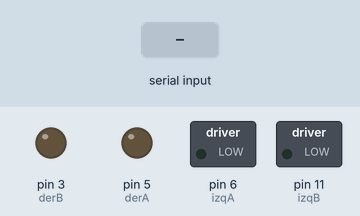
This sketch was run on a simulated Arduino Uno, built with avr-gcc and run on an emulated ATmega328P. Shown: switched loads named in the sketch (green lamp = pin HIGH), output pins drawn as LEDs (lit = HIGH). The test bench sets the inputs (shaded band).

Above: at 1.2 s.
1.3 s: "a" received over Serial
At 1.8 s:
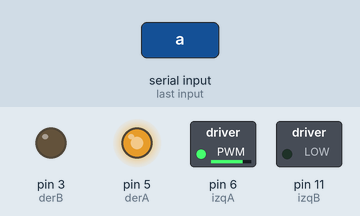
2.8 s: "b" received over Serial
At 4.0 s:
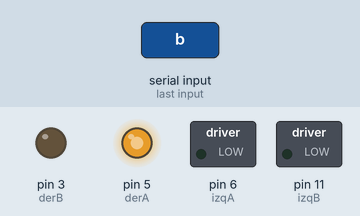
4.3 s: "d" received over Serial
At 5.2 s:
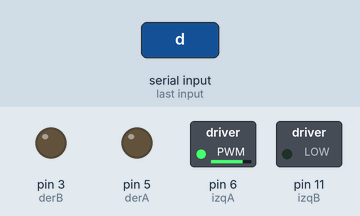
5.8 s: "e" received over Serial
At 6.4 s:
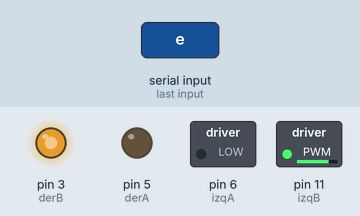
Timing chart, 0 to 8.3 s (numbered marks = the images above; inputs shaded):
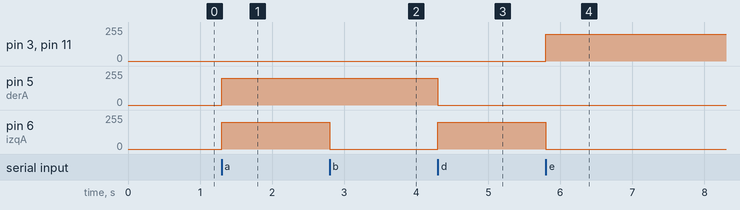

Measured:
- after the input at 1.3 s, pin 5 (derA), pin 6 (izqA): 0/255 → 200/255 at once
- after the input at 2.8 s, pin 6 (izqA): 200/255 → 0/255 at once
- after the input at 4.3 s, pin 5 (derA): 200/255 → 0/255 at once; pin 6 (izqA): 0/255 → 200/255 at once
- after the input at 5.8 s, pin 3 (derB), pin 11 (izqB): 0/255 → 200/255 at once; pin 6 (izqA): 200/255 → 0/255 at once

The sketch:

CarroControl.ino
```cpp
int izqA = 6;
int izqB = 11;
int derA = 5;
int derB = 3;
int vel = 200;            // Velocidad .de los motores (0-255)
int estado = 'c';         // inicia detenido

void setup()  {
  Serial.begin(9600);    // inicia el puerto serial para comunicacion con el Bluetooth
  pinMode(derA, OUTPUT);
  pinMode(derB, OUTPUT);
  pinMode(izqA, OUTPUT);
  pinMode(izqB, OUTPUT);
}

void loop()  {
  if(Serial.available()>0){        // lee el bluetooth y almacena en estado
    estado = Serial.read();
  }
    if(estado=='a'){           // Boton desplazar al Frente
      DeFrente();
    }

    if(estado=='b'){          // Boton IZQ
      GirarIzqierda();
    }

    if(estado=='c'){         // Boton Parar
      Stop();
    }

    if(estado=='d'){          // Boton DER
      GirarDerecha();
    }

    if(estado=='e'){          // Boton Reversa
      Reversa();
    }
}// fin void loop

//funciones

//funcion Stop

void Stop(){
    analogWrite(derB, 0);
    analogWrite(izqB, 0);
    analogWrite(derA, 0);
    analogWrite(izqA, 0);
}

// hacia a delante

void DeFrente(){
    analogWrite(derB, 0);
    analogWrite(izqB, 0);
    analogWrite(derA, vel);
    analogWrite(izqA, vel);
}
//Hace Girar a la Izquierda
void GirarIzqierda(){
    analogWrite(derB, 0);
    analogWrite(izqB, 0);
    analogWrite(izqA, 0);
    analogWrite(derA, vel);
}

//Hace Girar a la Derecha
void GirarDerecha(){
    analogWrite(derB, 0);
    analogWrite(izqB, 0);
    analogWrite(derA, 0);
    analogWrite(izqA, vel);
}
// De Reversa

void Reversa(){
    analogWrite(derA, 0);
    analogWrite(izqA, 0);
    analogWrite(derB, vel);
    analogWrite(izqB, vel);
}
```
